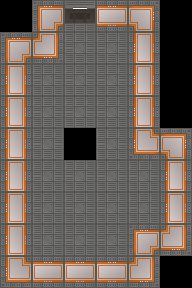

Below is a game level as drawn by its tile map, then a one-line description and the .tmx file that defines it, in full:
An orthogonal 6x9 tile map with 32x32 px tiles, 3 tile layers (Color Fill, Background, Walls), 5 tilesets and 14 objects (6x rock, 3x alien, 3x puddle, playerSpawn, exit).

<map version="1.4" tiledversion="1.4.2" orientation="orthogonal" renderorder="right-down" width="6" height="9" tilewidth="32" tileheight="32" infinite="0" nextlayerid="6" nextobjectid="17">
 <editorsettings>
  <export target="Lvl5.json" format="json" />
 </editorsettings>
 <tileset firstgid="1" name="Floor" tilewidth="32" tileheight="32" tilecount="63" columns="7">
  <image source="../Assets/tileset.png" width="224" height="288" />
 </tileset>
 <tileset firstgid="64" name="Rocks" tilewidth="32" tileheight="32" tilecount="1" columns="1">
  <image source="../Assets/addwork.png" width="32" height="32" />
 </tileset>
 <tileset firstgid="65" name="Aliens" tilewidth="32" tileheight="32" tilecount="2" columns="2">
  <image source="../Assets/aliensprite_idle.png" width="64" height="32" />
 </tileset>
 <tileset firstgid="67" name="Water" tilewidth="32" tileheight="32" tilecount="1" columns="1">
  <image source="../Assets/MasterSimple.png" width="32" height="32" />
 </tileset>
 <tileset firstgid="68" name="Black Blocks" tilewidth="32" tileheight="32" tilecount="576" columns="24">
  <image source="../Assets/blacksquare.png" width="768" height="768" />
 </tileset>
 <layer id="5" name="Color Fill" width="6" height="9">
  <data encoding="csv">
68,0,0,0,0,68,
0,0,0,0,0,68,
0,0,0,0,0,68,
0,0,0,0,0,68,
0,0,0,0,0,0,
0,0,0,0,0,0,
0,0,0,0,0,0,
0,0,0,0,0,0,
0,0,0,0,0,68
</data>
 </layer>
 <layer id="1" name="Background" width="6" height="9">
  <data encoding="csv">
0,0,49,0,0,0,
0,0,9,9,0,0,
0,9,9,9,0,0,
0,9,9,9,0,0,
0,9,0,9,0,0,
0,9,9,9,9,0,
0,9,9,9,9,0,
0,9,9,9,0,0,
0,0,0,0,0,0
</data>
 </layer>
 <layer id="2" name="Walls" width="6" height="9">
  <data encoding="csv">
0,22,0,2,6,0,
22,11,0,0,8,0,
8,0,0,0,8,0,
8,0,0,0,8,0,
8,0,0,0,13,6,
8,0,0,0,0,8,
8,0,0,0,0,8,
8,0,0,0,22,11,
13,2,2,2,11,0
</data>
 </layer>
 <objectgroup id="3" name="Group">
  <object id="1" name="rock" gid="64" x="96" y="192" width="32" height="32" />
  <object id="2" name="rock" gid="64" x="64" y="96" width="32" height="32" />
  <object id="3" name="rock" gid="64" x="96" y="64" width="32" height="32" />
  <object id="5" name="alien" gid="65" x="32" y="128" width="32" height="32" />
  <object id="6" name="alien" gid="65" x="96" y="128" width="32" height="32" />
  <object id="10" name="alien" gid="65" x="128" y="192" width="32" height="32" />
  <object id="11" name="rock" gid="64" x="32" y="224" width="32" height="32" />
  <object id="12" name="rock" gid="64" x="64" y="256" width="32" height="32" />
  <object id="13" name="puddle" gid="67" x="64" y="192" width="32" height="32" />
  <object id="14" name="puddle" gid="67" x="32" y="160" width="32" height="32" />
  <object id="15" name="puddle" gid="67" x="64" y="160" width="32" height="32" />
  <object id="16" name="rock" gid="64" x="96" y="224" width="32" height="32" />
 </objectgroup>
 <objectgroup id="4" name="Player">
  <object id="7" name="playerSpawn" x="48" y="240">
   <point />
  </object>
  <object id="8" name="exit" x="64" y="0" width="32" height="32" />
 </objectgroup>
</map>
